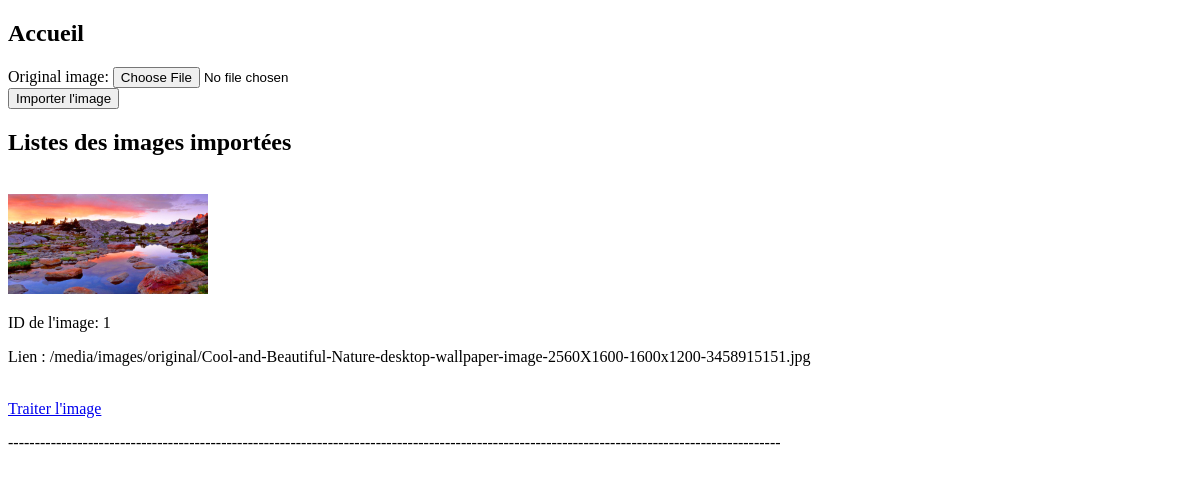
/, run on an earlier commit of the app's database.
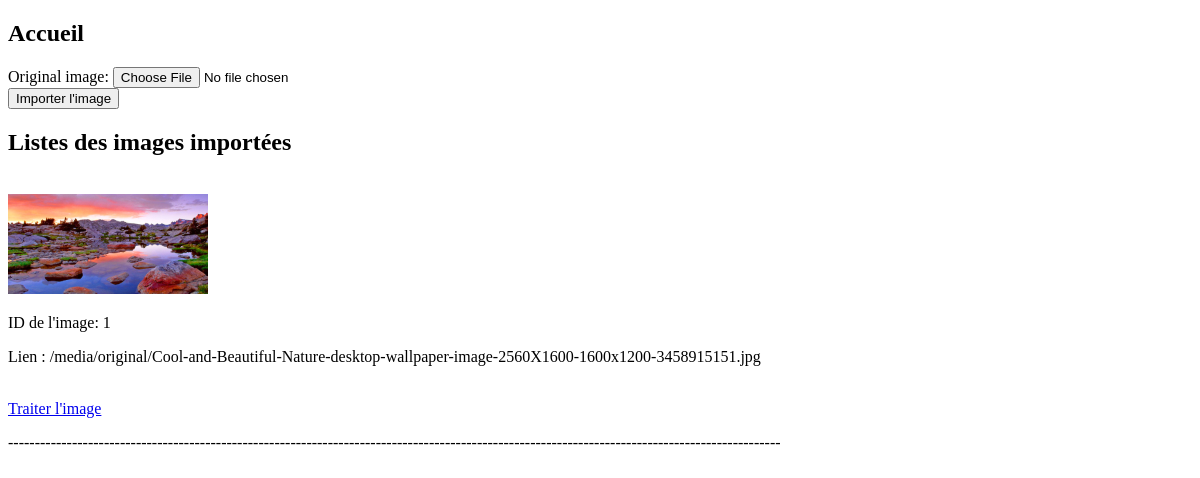
And on a later commit of the database.
### mm_hp/models.py (models this page shows)
class ImageModel(models.Model):
    original_image = models.ImageField(upload_to='original/')  # Mettez 'original/' au lieu de 'images/original/'
    black_and_white_image = models.ImageField(upload_to='blackAndWhite/', blank=True, null=True)
    resized_image = models.ImageField(upload_to='resize/', blank=True, null=True)
    grayscale_image = models.ImageField(upload_to='grayscale/', blank=True, null=True)

### mm_hp/views.py (the view)
# urls.py: path('', home, name='home'),
def home(request):
    if request.method == 'POST':
        form = ImageForm(request.POST, request.FILES)
        if form.is_valid():
            instance = form.save()
            return redirect('process_image', image_id=instance.id)
    else:
        form = ImageForm()
    images = ImageModel.objects.all().order_by('-id')  # L'ordre décroissant des ID garantit que les dernières images sont affichées en premier
    return render(request, 'home.html', {'form': form, 'images': images})

### mm_hp/forms.py
class ImageForm(forms.ModelForm):
    class Meta:
        model = ImageModel
        fields = ['original_image']

### mm_hp/templates/home.html (shortened to what this page needs)
<!DOCTYPE html>
<html>
  <head>
  </head>
  <body>
    <h2>Accueil</h2>
    <form method="post" enctype="multipart/form-data">
      {% csrf_token %} {{ form }}
      <button type="submit">Importer l'image</button>
    </form>
    <h2>Listes des images importées</h2>
    {% for image in images %}
    <div>
      <br />
      <img
        src="{{ image.original_image.url }}"
        alt="Original Image"
        width="200"
        height="100"
      />
      <br />
      <p>ID de l'image: {{ image.id }}</p>
      <p>Lien : {{ image.original_image.url }}</p>
      <br />
      <a href="{% url 'process_image' image_id=image.id %}">Traiter l'image</a>
      <br />
      <p>
        -------------------------------------------------------------------------------------------------------------------------------------------------
      </p>
    </div>
    {% endfor %}
  </body>
</html>

What changed in the data, as far as the page shows it:
changed ImageModel id 1: original_image "/media/images/original/Cool-and-Beautiful-Nature-desktop-wallpaper-image-2560X1600-1600x1200-3458915151.jpg" → "/media/original/Cool-and-Beautiful-Nature-desktop-wallpaper-image-2560X1600-1600x1200-3458915151.jpg"
